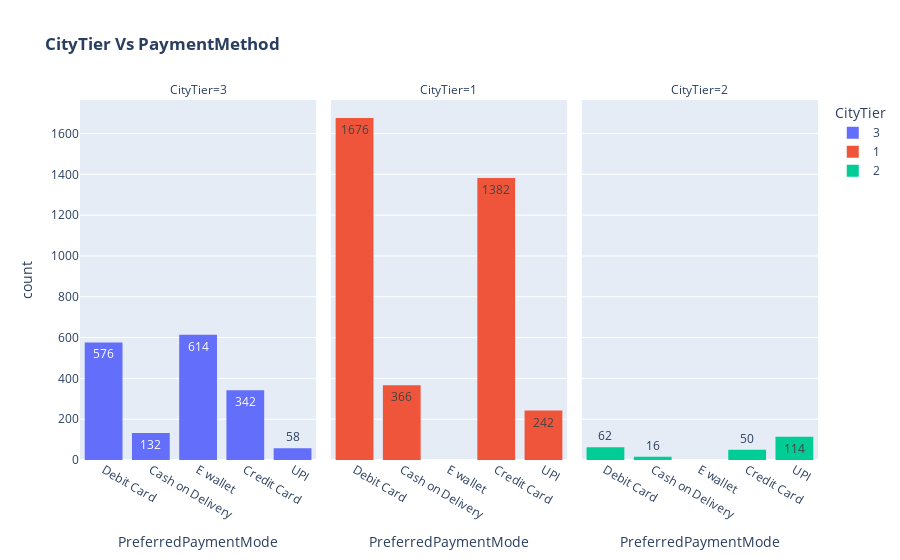

Notebook code cell kept with this figure:
### Markdown cell above
### What is the preferred payment mode for different CityTiers

### Code cell
# g = sns.FacetGrid(df, col='CityTier')
# g.map(sns.countplot, 'PreferredPaymentMode')
# for axes in g.axes.flat:
#     _ = axes.set_xticklabels(axes.get_xticklabels(), rotation=90)

px.histogram(df,x="PreferredPaymentMode",facet_col="CityTier",color="CityTier",text_auto= True , title="<b>"+'CityTier Vs PaymentMethod')

### Figure 1 — Plotly figure (JSON) as saved in the notebook; plotly's stock layout.template omitted (floating-point values rounded to 4 significant figures; data arrays with more than 128 entries replaced by an {"elided": "..."} marker saying what was removed)
{"data": [{"alignmentgroup": "True", "bingroup": "x", "hovertemplate": "CityTier=3<br>PreferredPaymentMode=%{x}<br>count=%{y}<extra></extra>", "legendgroup": "3", "marker": {"color": "#636efa", "pattern": {"shape": ""}}, "name": "3", "offsetgroup": "3", "orientation": "v", "showlegend": true, "texttemplate": "%{value}", "type": "histogram", "x": {"elided": "1722 str values"}, "xaxis": "x", "yaxis": "y"}, {"alignmentgroup": "True", "bingroup": "x", "hovertemplate": "CityTier=1<br>PreferredPaymentMode=%{x}<br>count=%{y}<extra></extra>", "legendgroup": "1", "marker": {"color": "#EF553B", "pattern": {"shape": ""}}, "name": "1", "offsetgroup": "1", "orientation": "v", "showlegend": true, "texttemplate": "%{value}", "type": "histogram", "x": {"elided": "3666 str values"}, "xaxis": "x2", "yaxis": "y2"}, {"alignmentgroup": "True", "bingroup": "x", "hovertemplate": "CityTier=2<br>PreferredPaymentMode=%{x}<br>count=%{y}<extra></extra>", "legendgroup": "2", "marker": {"color": "#00cc96", "pattern": {"shape": ""}}, "name": "2", "offsetgroup": "2", "orientation": "v", "showlegend": true, "texttemplate": "%{value}", "type": "histogram", "x": {"elided": "242 str values"}, "xaxis": "x3", "yaxis": "y3"}], "layout": {"annotations": [{"font": {}, "showarrow": false, "text": "CityTier=3", "x": 0.16, "xanchor": "center", "xref": "paper", "y": 1, "yanchor": "bottom", "yref": "paper"}, {"font": {}, "showarrow": false, "text": "CityTier=1", "x": 0.5, "xanchor": "center", "xref": "paper", "y": 1, "yanchor": "bottom", "yref": "paper"}, {"font": {}, "showarrow": false, "text": "CityTier=2", "x": 0.84, "xanchor": "center", "xref": "paper", "y": 1, "yanchor": "bottom", "yref": "paper"}], "barmode": "relative", "legend": {"title": {"text": "CityTier"}, "tracegroupgap": 0}, "title": {"text": "<b>CityTier Vs PaymentMethod"}, "xaxis": {"anchor": "y", "domain": [0, 0.32], "title": {"text": "PreferredPaymentMode"}}, "xaxis2": {"anchor": "y2", "domain": [0.34, 0.66], "matches": "x", "title": {"text": "PreferredPaymentMode"}}, "xaxis3": {"anchor": "y3", "domain": [0.68, 1.0], "matches": "x", "title": {"text": "PreferredPaymentMode"}}, "yaxis": {"anchor": "x", "domain": [0, 1], "title": {"text": "count"}}, "yaxis2": {"anchor": "x2", "domain": [0, 1], "matches": "y", "showticklabels": false}, "yaxis3": {"anchor": "x3", "domain": [0, 1], "matches": "y", "showticklabels": false}}}
